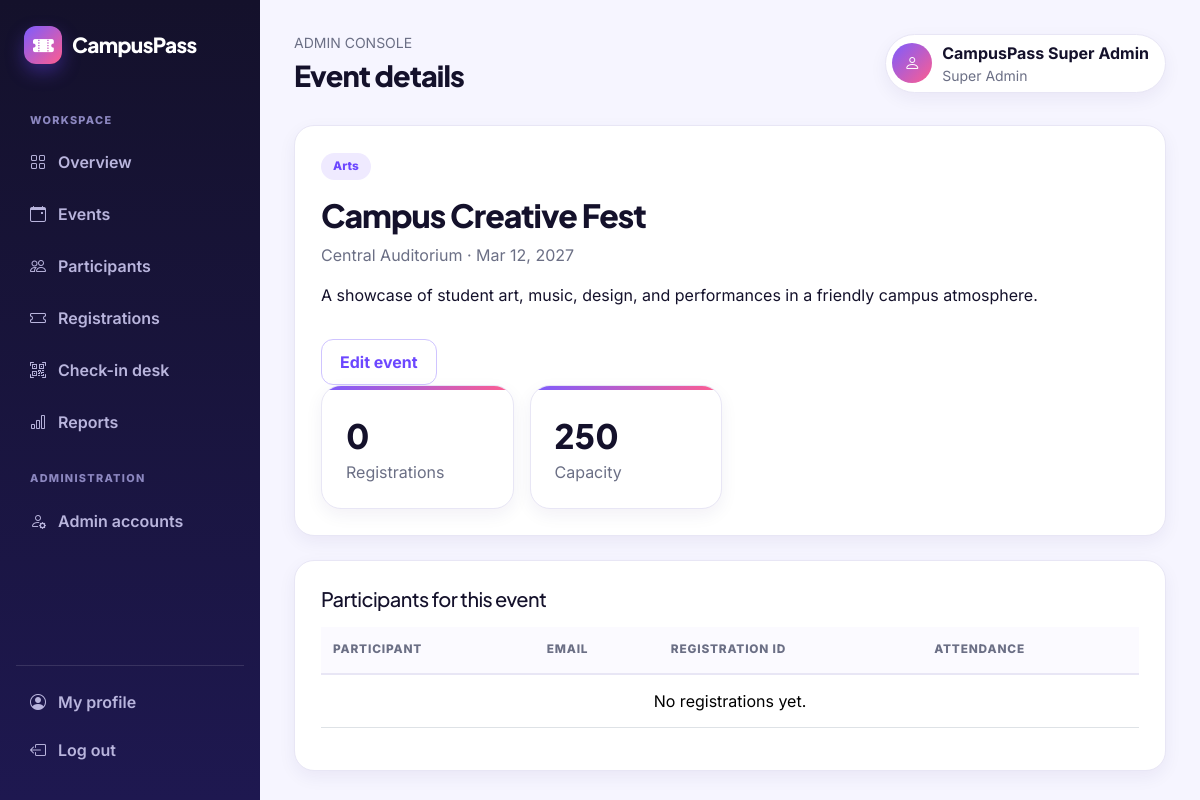
/admin/event-view.php?id=2 (signed in), run on the app's committed database.
### tables this page shows
CREATE TABLE events (id BIGINT UNSIGNED AUTO_INCREMENT PRIMARY KEY,title VARCHAR(200) NOT NULL,category VARCHAR(80) NOT NULL DEFAULT 'Other',description TEXT NOT NULL,venue VARCHAR(200) NOT NULL,event_date DATE NOT NULL,start_time TIME NOT NULL,end_time TIME NULL,capacity INT UNSIGNED NOT NULL,organiser VARCHAR(160) NULL,rules TEXT NULL,image_url VARCHAR(1000) NULL,status ENUM('draft','published','closed','cancelled') NOT NULL DEFAULT 'draft',registration_start DATETIME NULL,registration_end DATETIME NULL,created_by BIGINT UNSIGNED NULL,created_at TIMESTAMP NOT NULL DEFAULT CURRENT_TIMESTAMP,updated_at TIMESTAMP NULL DEFAULT NULL ON UPDATE CURRENT_TIMESTAMP,INDEX idx_events_date_status(event_date,status),INDEX idx_events_category(category),CONSTRAINT fk_events_admin FOREIGN KEY(created_by) REFERENCES admin_users(id) ON DELETE SET NULL);

### includes/functions.php (called while the page is built, shortened)
<?php
function e($v): string { return htmlspecialchars((string)$v, ENT_QUOTES | ENT_SUBSTITUTE, 'UTF-8'); }

### admin/event-view.php (the view)
<?php require_once __DIR__.'/../includes/admin-auth.php';require_admin(['super_admin','event_admin']);$id=(int)($_GET['id']??0);$s=$pdo->prepare('SELECT * FROM events WHERE id=?');$s->execute([$id]);$ev=$s->fetch();if(!$ev){flash('danger','Event not found.');redirect('events.php');}$s=$pdo->prepare("SELECT r.registration_code,r.entry_code,r.created_at,r.status,u.name,u.email,u.mobile,c.checked_in_at FROM registrations r JOIN users u ON u.id=r.user_id LEFT JOIN checkins c ON c.registration_id=r.id WHERE r.event_id=? ORDER BY r.created_at DESC");$s->execute([$id]);$regs=$s->fetchAll();$pageTitle='Event details';require __DIR__.'/../includes/admin-layout.php'; ?><div class="panel mb-4"><div class="d-flex justify-content-between flex-wrap gap-3"><div><span class="category-pill"><?=e($ev['category'])?></span><h2 class="mt-3"><?=e($ev['title'])?></h2><p class="muted"><?=e($ev['venue'])?> · <?=e(date('M j, Y',strtotime($ev['event_date'])))?></p><p><?=e($ev['description'])?></p></div><a class="btn btn-outline-primary align-self-start" href="edit-event.php?id=<?=$id?>">Edit event</a></div><div class="row g-3"><div class="col-md-3"><div class="stat-card"><div class="stat-value"><?=count($regs)?></div><div class="muted">Registrations</div></div></div><div class="col-md-3"><div class="stat-card"><div class="stat-value"><?=e($ev['capacity'])?></div><div class="muted">Capacity</div></div></div></div></div><div class="panel"><h2 class="h5 mb-3">Participants for this event</h2><div class="table-responsive"><table class="table"><thead><tr><th>Participant</th><th>Email</th><th>Registration ID</th><th>Attendance</th></tr></thead><tbody><?php foreach($regs as $r): ?><tr><td><?=e($r['name'])?></td><td><?=e($r['email'])?></td><td><?=e($r['registration_code'])?></td><td><span class="status-pill <?=$r['checked_in_at']?'status-checked':'status-pending'?>"><?=$r['checked_in_at']?'Checked in':'Not checked in'?></span></td></tr><?php endforeach; ?><?php if(!$regs): ?><tr><td colspan="4" class="text-center muted">No registrations yet.</td></tr><?php endif; ?></tbody></table></div></div><?php require __DIR__.'/../includes/admin-footer.php'; ?>

### assets/css/style.css (style rules this page uses)
:root { --primary:#6c47ff; --primary-dark:#5233e0; --primary-soft:#efeaff; --ink:#14112b; --ink-2:#2b2750; --muted:#6b6f85; --bg:#f6f5ff; --line:#e8e6f5; --white:#fff; --accent:#ffb020; --pink:#ff5d8f; --mint:#12b886; --danger:#e5484d; --shadow:0 18px 40px rgba(40,25,110,.10); --shadow-sm:0 6px 18px rgba(40,25,110,.06); --radius:20px; --bs-primary:#6c47ff; --bs-primary-rgb:108,71,255; --bs-link-color:#6c47ff; --bs-link-hover-color:#5233e0; --bs-body-font-family:'Inter',system-ui,sans-serif; --bs-body-color:#14112b; }
* { box-sizing:border-box }
html { scroll-behavior:smooth }
body { font-family:'Inter',system-ui,sans-serif;color:var(--ink);background:#fff;-webkit-font-smoothing:antialiased }
h1,h2,h3,h4,h5,.brand { font-family:'Plus Jakarta Sans','Inter',sans-serif;font-weight:800;letter-spacing:-.03em }
a { text-decoration:none }
.muted { color:var(--muted) }
.btn { border-radius:12px;padding:10px 18px;font-weight:700;transition:transform .15s,box-shadow .15s,background .15s }
.btn-outline-primary { --bs-btn-color:var(--primary);--bs-btn-border-color:#cfc4ff;--bs-btn-hover-bg:var(--primary);--bs-btn-hover-border-color:var(--primary);--bs-btn-active-bg:var(--primary-dark);--bs-btn-focus-shadow-rgb:108,71,255 }
.event-card,.panel,.stat-card { border:1px solid var(--line);border-radius:var(--radius);background:#fff;box-shadow:var(--shadow-sm);overflow:hidden }
.category-pill,.status-pill { display:inline-block;border-radius:99px;padding:5px 12px;background:var(--primary-soft);color:var(--primary);font-size:.74rem;font-weight:800;text-transform:capitalize;letter-spacing:.01em }
.stat-card { padding:24px;position:relative }
.stat-card::after { content:"";position:absolute;left:0;top:0;height:4px;width:100%;background:linear-gradient(90deg,#7c5cff,#ff5d8f) }
.stat-value { font-size:2.1rem;font-weight:800;font-family:'Plus Jakarta Sans',sans-serif }
.panel { padding:26px }
.table { --bs-table-bg:transparent }
.table>:not(caption)>*>* { padding:14px 12px;vertical-align:middle }
.table thead th { font-size:.74rem;text-transform:uppercase;letter-spacing:.07em;color:var(--muted);font-weight:800;border-bottom:2px solid var(--line);background:#fbfaff }
.table tbody tr { transition:background .15s }
.admin-body { background:var(--bg);min-height:100vh }

### data on the page
events: category "Arts", title "Campus Creative Fest", venue "Central Auditorium", event_date "Mar 12, 2027", description "A showcase of student art, music, design, and performances in a friendly campus atmosphere.", capacity "250"

### other printed values
$pageTitle "Event details"
$_SESSION['admin_name'] "CampusPass Super Admin"
str_replace('_',' ',ucfirst($_SESSION['admin_role']??'admin')) "Super Admin"
count($regs) "0"
